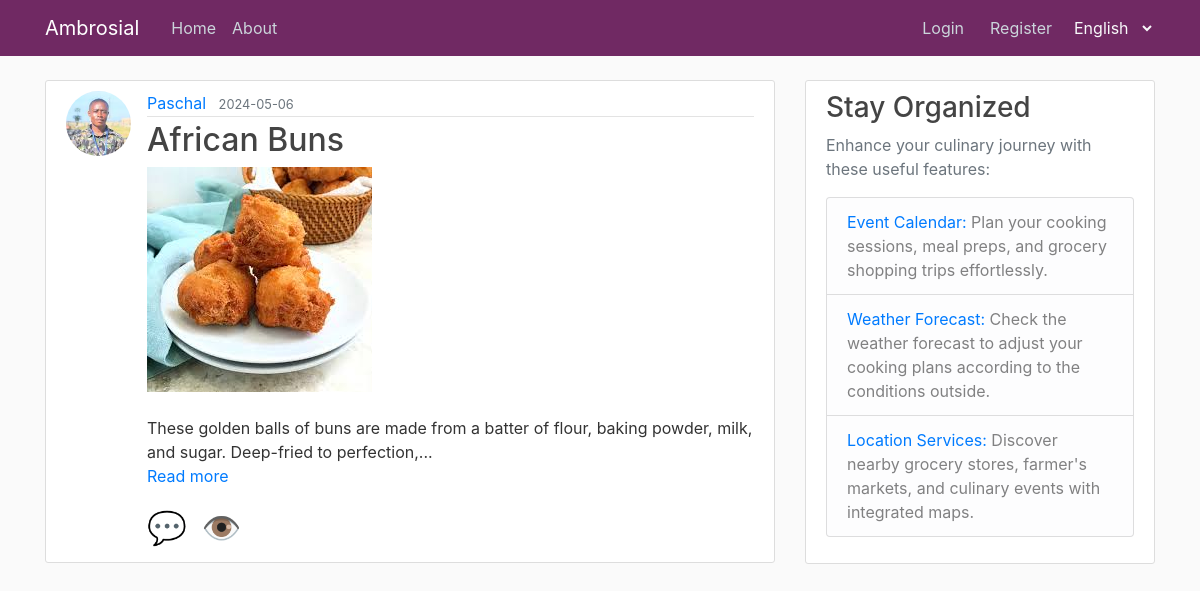
Page /post/8 on the earlier database version.
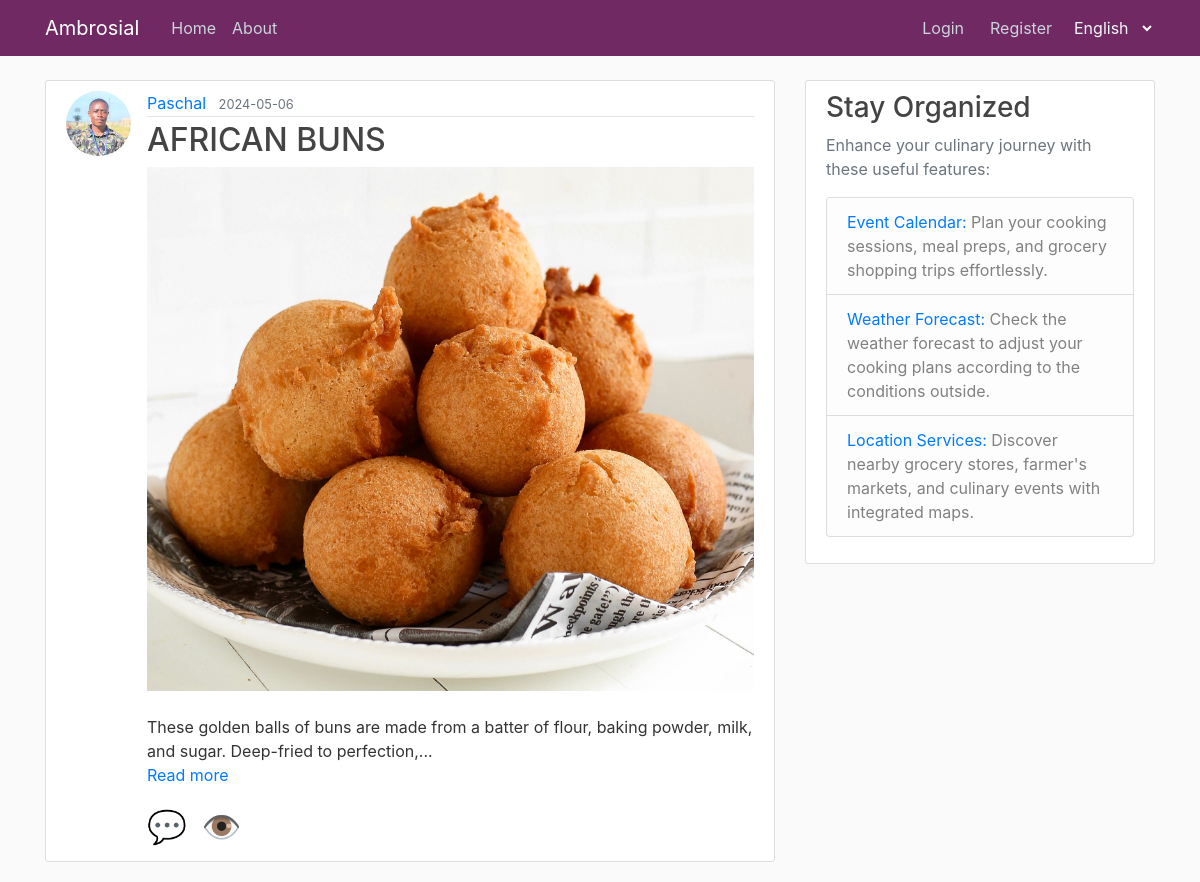
Same page on the later database version.
### flask_ambrosial/models.py (models this page shows, shortened)
class Post(db.Model):
    id = db.Column(db.Integer, primary_key=True)
    title = db.Column(db.String(100), nullable=False)
    date_posted = db.Column(db.DateTime, nullable=False, default=datetime.now(timezone.utc))
    content = db.Column(db.Text, nullable=False)
    user_id = db.Column(db.Integer, db.ForeignKey('user.id', name='fk_post_user_id'), nullable=False)
    image_filename = db.Column(db.String(100), nullable=False)
    comments = db.relationship('Comment', backref='post', lazy=True)

### flask_ambrosial/posts/routes.py (the view)
@posts.route("/post/<int:post_id>", methods=['GET', 'POST'], endpoint='post')
def post(post_id):
    post = Post.query.get_or_404(post_id)
    comment_form = CommentForm()
    reply_form = ReplyForm()
    if comment_form.validate_on_submit():
        comment = Comment(content=comment_form.content.data, author=current_user, post=post)
        db.session.add(comment)
        db.session.commit()
        flash('Your comment has been posted!', 'success')
        return redirect(url_for('posts.post', post_id=post.id))
    return render_template('post.html', title=post.title, post=post, comment_form=comment_form, reply_form=reply_form)

### flask_ambrosial/posts/forms.py
class CommentForm(FlaskForm):
    content = TextAreaField('Content', validators=[DataRequired()])
    submit = SubmitField('Comment')

class ReplyForm(FlaskForm):
    content = TextAreaField('Content', validators=[DataRequired()])
    submit = SubmitField('Reply')

### flask_ambrosial/__init__.py (called while the page is built)
def get_locale():
    if 'lang' in request.args:
        lang = request.args.get('lang')
        if lang in current_app.config['LANGUAGES']:
            session['lang'] = lang
            return lang
    return session.get('lang', request.accept_languages.best_match(current_app.config['LANGUAGES']))

### flask_ambrosial/templates/post.html (shortened to what this page needs)
{% extends "layout.html" %}
{% block content %}
    <article class="media content-section">
        <img class="rounded-circle article-img" src="{{ url_for('static', filename='profile_pics/' + post.author.image_file) }}">
        <div class="media-body">
            <div class="article-metadata">
                <a class="mr-2" href="{{ url_for('users.user_posts', username=post.author.username) }}">{{ post.author.username }}</a>
                <small class="text-muted">{{ post.date_posted.strftime('%Y-%m-%d') }}</small>
            </div>
            <h2><a class="article-title" href="{{ url_for('posts.post', post_id=post.id) }}">{{ post.title }}</a></h2>
            {% if post.image_filename %}
                <img src="{{ url_for('static', filename='post_pics/' + post.image_filename) }}" alt="{{ post.title }}" style="max-width: 100%; height: auto; border: none;">
            {% endif %}
            <p class="article-content">
                {{ post.content.split(' ')[:20] | join(' ') }}...
                <a href="#" class="read-more" data-full-content="{{ post.content }}">{{ _('Read more') }}</a>
            </p>
            <div class="comment-icons">
                <span class="icon add-comment-icon">💬</span>
                <span class="icon view-comments-icon">👁️</span>
            </div>
        </div>
    </article>
{% endblock content %}

Differences in the rows shown:
changed Post: title "African Buns" → "AFRICAN BUNS"; image_filename: a different picture
